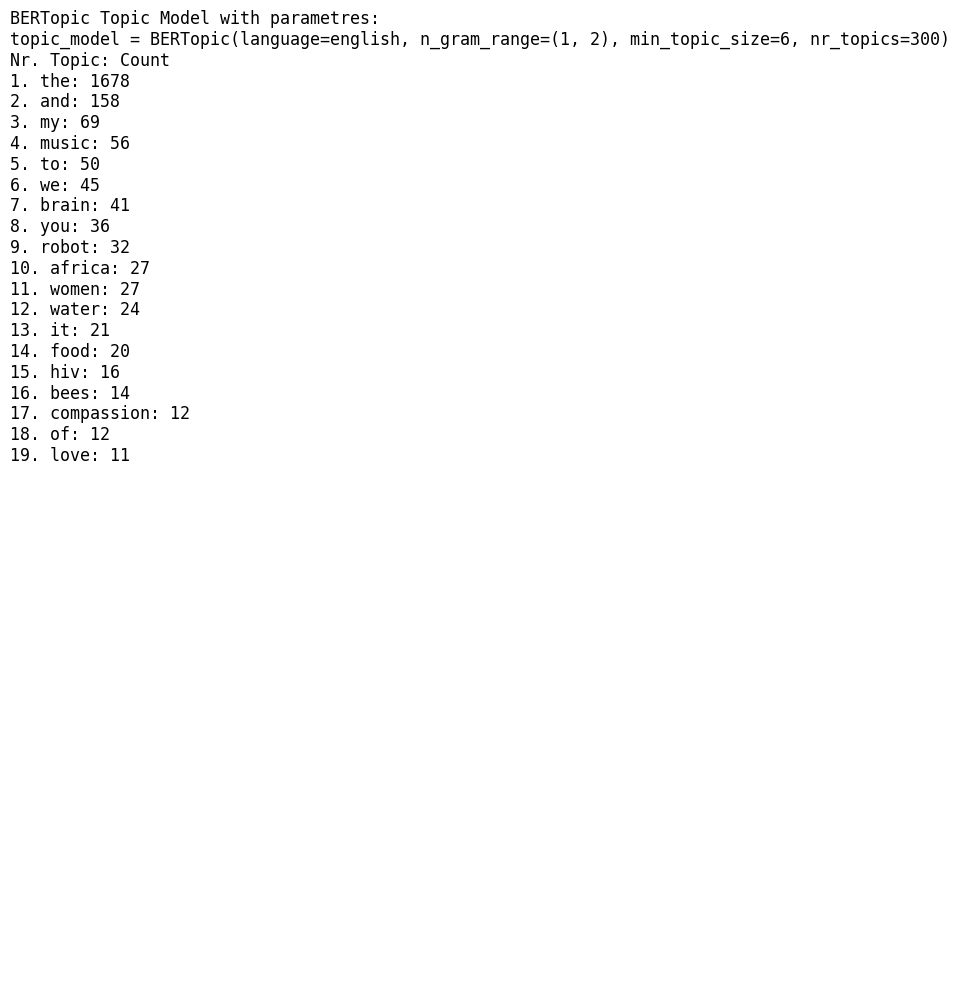

Source code (Python):
import json
import matplotlib.pyplot as plt

# load the topic mappings from the JSON file
with open('C:/Users/sirin/DATBAC-1/STG0006948/scripts/topicmodeling/BERTopic/bert_topic3_mappings.json', 'r', encoding='utf-8') as f:
    topic_mappings = json.load(f)

# Sort topics by the number of files, in descending order
sorted_topics = sorted(topic_mappings.items(), key=lambda item: len(item[1]), reverse=True)
# create a list of strings, each containing the topic and the count of files
topics_list = [f'{idx + 1}. {topic.strip()}: {len(files)}' for idx, (topic, files) in enumerate(sorted_topics)]

def create_topic_image(topics_list, output_path):
    modelname = "BERTopic Topic Model with parametres:\ntopic_model = BERTopic(language="'english'", n_gram_range=(1, 2), min_topic_size=6, nr_topics=300)"
    header = "Nr. Topic: Count"
    full_text = modelname + "\n" + header + "\n" + "\n".join(topics_list)
    # Adjust figure height based on the number of topics
    plt.figure(figsize=(10, max(0.5 * len(topics_list), 10)))
    # Place text at the top left, adjusting the vertical alignment
    plt.text(0, 1, full_text, ha='left', va='top', fontsize=12, family='monospace')
    plt.axis('off')
    plt.tight_layout()
    plt.savefig(output_path, bbox_inches='tight')

# Specify the output path for the generated image
output_path = 'C:/Users/sirin/DATBAC-1/STG0006948/scripts/topicmodeling/BERTopic/BERTopic3plot.png'
create_topic_image(topics_list, output_path)

"""
The JSON structure in the topic modeling script should map each topic word 
to a list of file names associated with that topic.
For example, gpt2_topic_mappings.json should look like this:
{
    "friendship": [
        "transcript1.txt",
        "transcript3.txt"
    ],
    "tragedy": [
        "transcript2.txt",
        "transcript4.txt"
    ]
}
"""